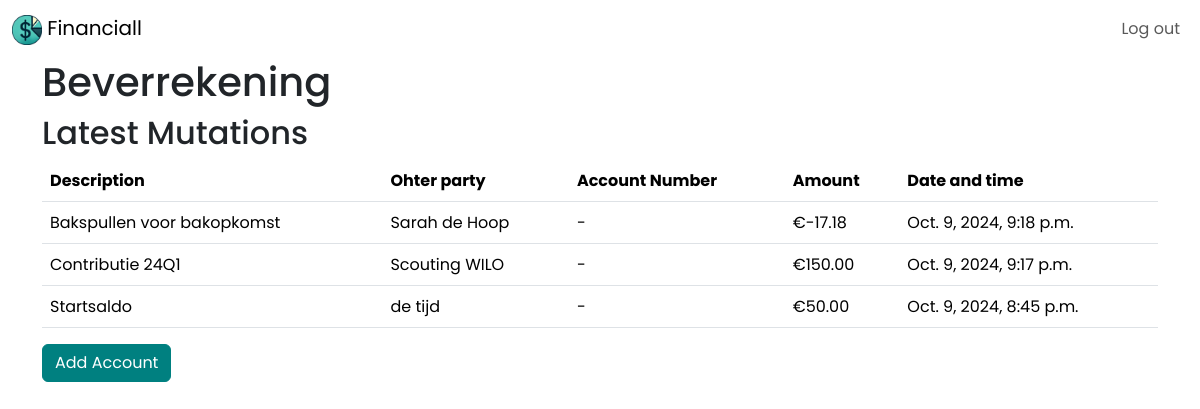
The app's page /account/ddc574a2-bd22-4a73-8b13-875c486d75d3 with its own data.
### core/models.py (models this page shows, shortened)
class Account(models.Model):
    id = models.UUIDField(primary_key=True, default=uuid.uuid4, editable=False)
    name = models.CharField(max_length=128)
    owner = models.ForeignKey(User, on_delete=models.CASCADE)
    creationDate = models.DateField(auto_now=True)
    @property
    def mutations(self):
        return Mutation.objects.filter(account=self).order_by("-dateTime")

class Mutation(models.Model):
    id = models.UUIDField(primary_key=True, default=uuid.uuid4, editable=False)
    description = models.CharField(max_length=256)
    otherParty = models.CharField(max_length=64)
    otherPartyAccountNumber = models.CharField(max_length=64)
    account = models.ForeignKey(Account, on_delete=models.CASCADE)
    amount = models.DecimalField(decimal_places=2, max_digits=12)
    dateTime = models.DateTimeField(auto_now=False)

### core/views.py (the view)
# urls.py: path('account/<str:id>', views.read_account, name="account_read"),
def read_account(request: HttpRequest, id: str):
        account = get_object_or_404(Account, pk=id)
        return render(request, 'core/read_account.html', {
            'account': account
        })

### templates/core/read_account.html
{% extends 'layout.html' %}
{% block content %}
    <div class="h1">{{ account.name }}</div>
    <div class="h2">Latest Mutations</div>
    <table class="table">
        <thead>
            <tr>
                <th scope="col">Description</th>
                <th scope="col">Ohter party</th>
                <th scope="col">Account Number</th>
                <th scope="col">Amount</th>
                <th scope="col">Date and time</th>
            </tr>
        </thead>
        <tbody>
            {% for mutation in account.mutations %}
                <tr>
                    <td>{{ mutation.description }}</td>
                    <td>{{ mutation.otherParty }}</td>
                    <td>{{ mutation.otherPartyAccountNumber }}</td>
                    <td class="amount">€{{ mutation.amount|floatformat:2 }}</td>
                    <td>{{ mutation.dateTime }}</td>
                </tr>
            {% endfor %}
        </tbody>
    </table>
    <a href="{% url 'account_create' %}">
        <button onclick="" class="btn Fbutton">
            Add Account
        </button>
    </a>
{% endblock %}

### static/layout.css (style rules this page uses)
body { font-family: Poppins, sans-serif; }
a { color: #003366 }
.Fbutton { --bs-btn-color: #fff; --bs-btn-bg: #008080; --bs-btn-border-color: #008080; --bs-btn-hover-color: #fff; --bs-btn-hover-bg: #007070; --bs-btn-hover-border-color: #006060; --bs-btn-focus-shadow-rgb: 49, 132, 253; --bs-btn-active-color: #fff; --bs-btn-active-bg: #006060; --bs-btn-active-border-color: #005050; --bs-btn-active-shadow: inset 0 3px 5px rgba(0, 0, 0, 0.125); --bs-btn-disabled-color: #fff; --bs-btn-disabled-bg: #008080; --bs-btn-disabled-border-color: #008080; }

### records on screen
Account: name "Beverrekening"
Mutation: description "Bakspullen voor bakopkomst", otherParty "Sarah de Hoop", otherPartyAccountNumber "-", amount "-17.18", dateTime "Oct. 9, 2024, 9:18 p.m."
Mutation: description "Contributie 24Q1", otherParty "Scouting WILO", otherPartyAccountNumber "-", amount "150.00", dateTime "Oct. 9, 2024, 9:17 p.m."
Mutation: description "Startsaldo", otherParty "de tijd", otherPartyAccountNumber "-", amount "50.00", dateTime "Oct. 9, 2024, 8:45 p.m."
